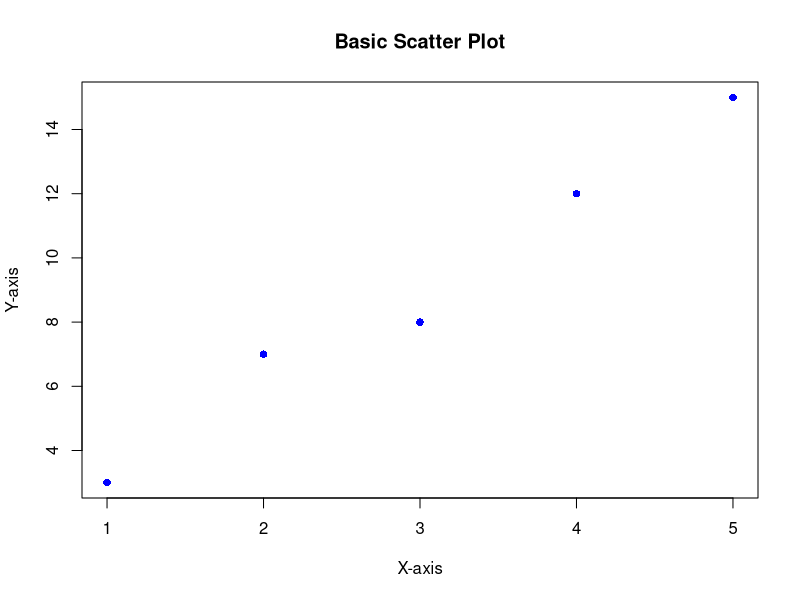
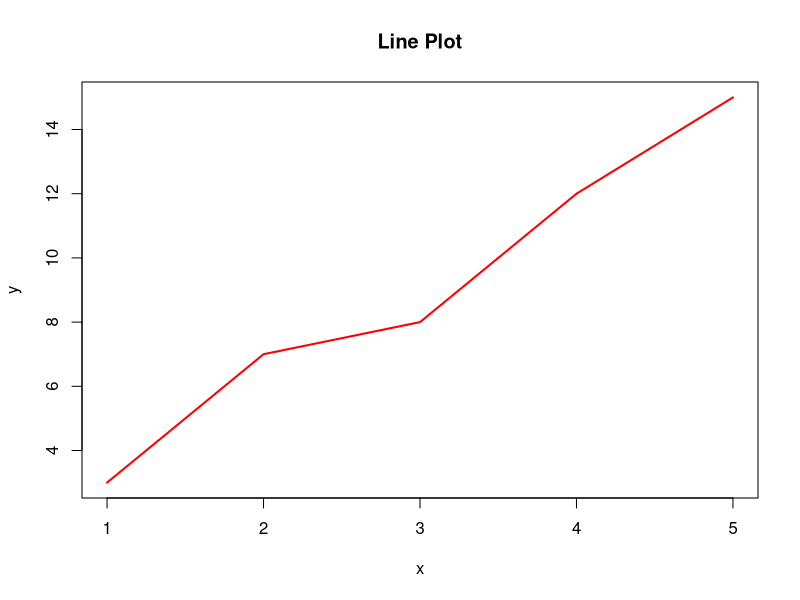
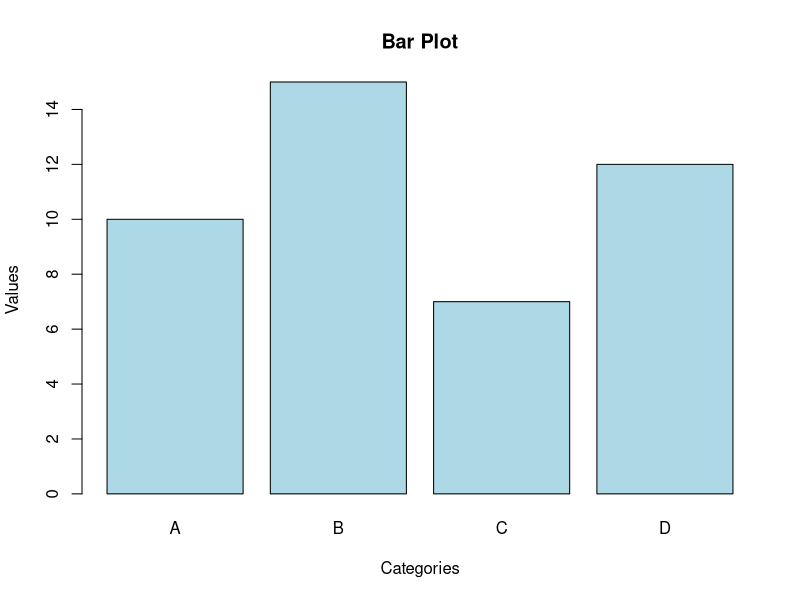
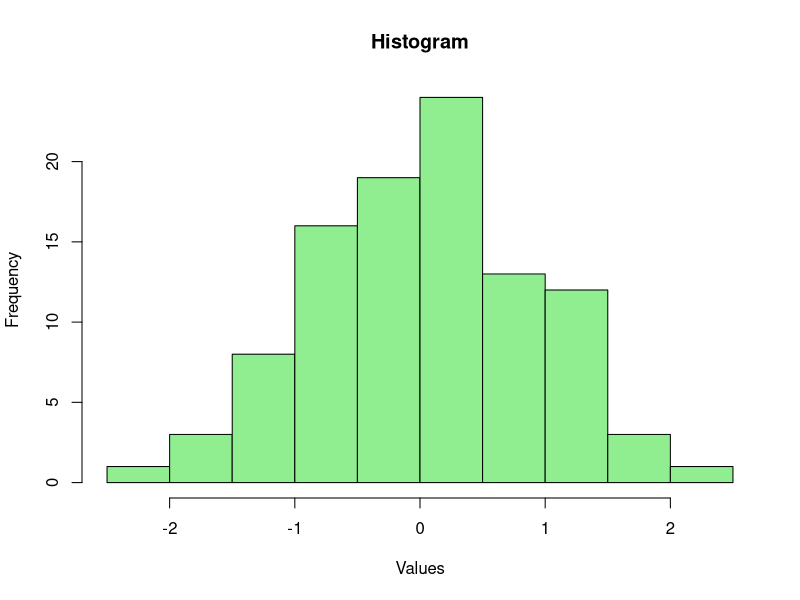
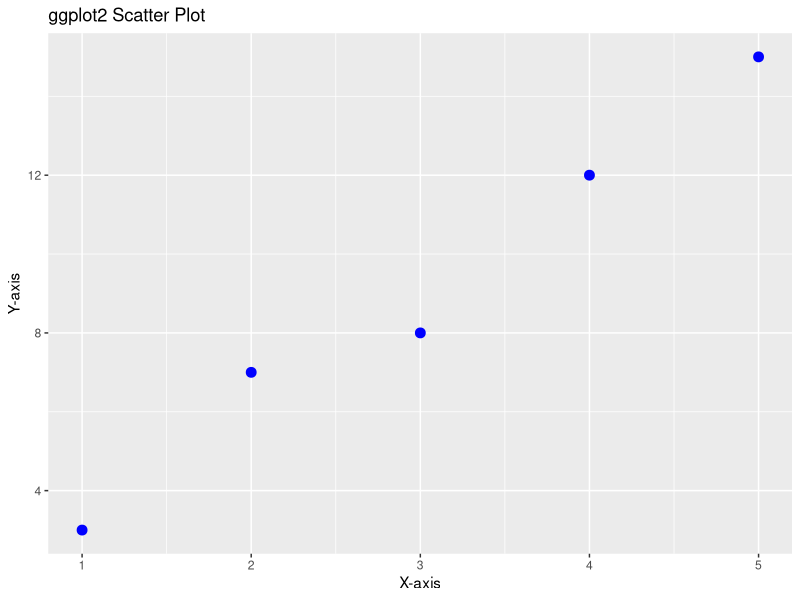
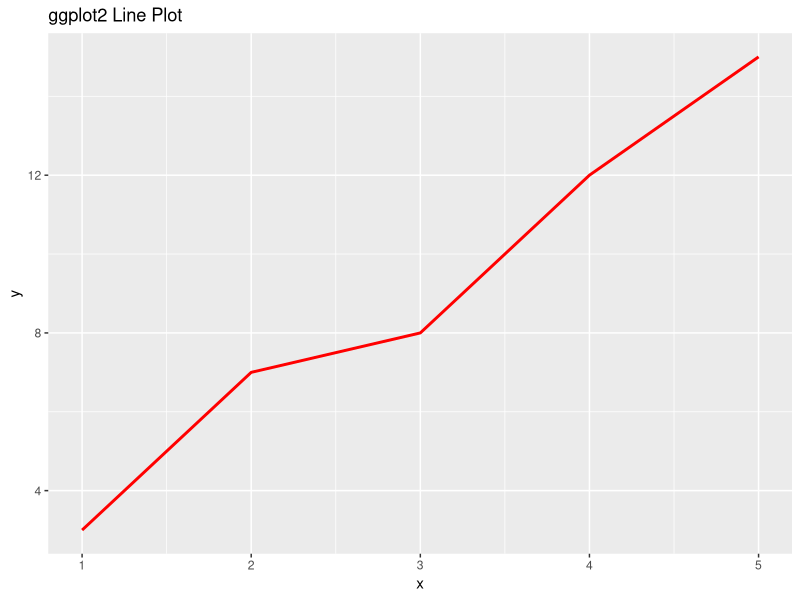
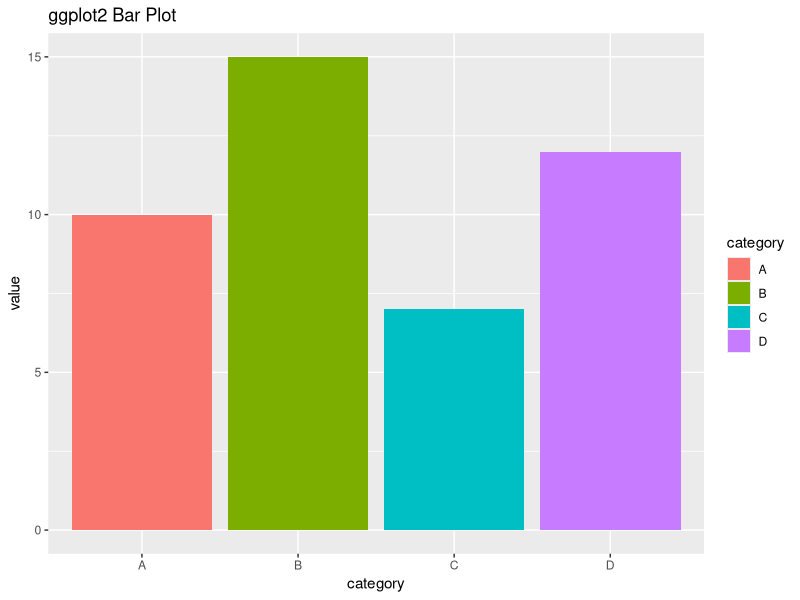
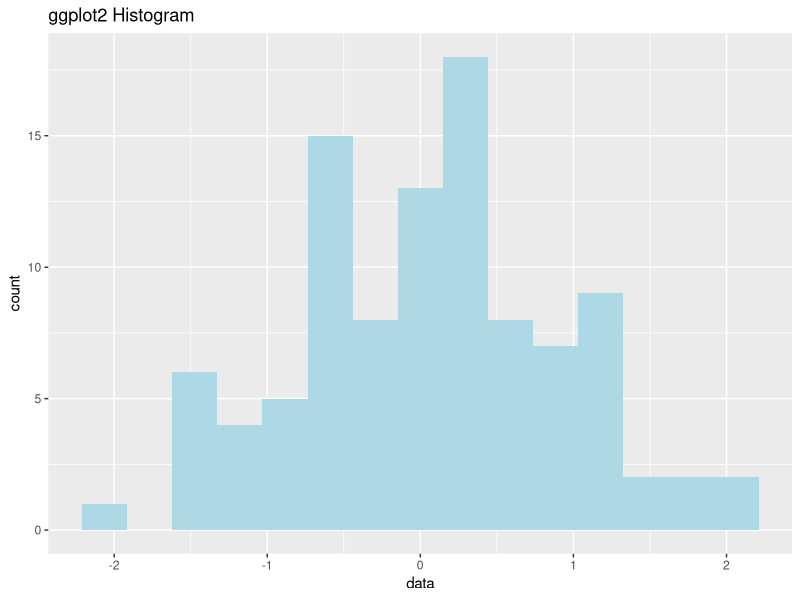

The R source for these figures, in order:
## ---- chunk 1
knitr::opts_chunk$set(echo = TRUE)
knitr::opts_knit$set(root.dir = "/Users/fs61oo/Documents/GitHub/AAU-human-genomics/")
library(ggplot2)
## ---- chunk 2
1 + 3   # Addition
9 - 3   # Subtraction
4 * 9   # Multiplication
20 / 5  # Division
## ---- chunk 3
4 / 2^2 + 2 * 2
## ---- chunk 4
(((4/2)^2)+2)*2
## ---- chunk 5
my_numbers <- c(1, 2, 3, 4, 5)
## ---- chunk 6
print(my_numbers)  # Outputs: 1 2 3 4 5
## ---- chunk 7
x <- 10  # Assigns the value 10 to the object named 'x'
y = 20   # Assigns the value 20 to the object named 'y' (alternative syntax)
## ---- chunk 8
vec <- c(1, 2, 3)               # Vector
mat <- matrix(1:9, nrow=3)      # Matrix
df <- data.frame(a=1:3, b=4:6)  # Data Frame
lst <- list(name="Alice", age=25, scores=c(80, 90, 85))  # List
## ---- chunk 9
my_numbers <- c(10, 20, 30)  # Redefining the object with new values
rm(my_numbers)               # Deleting the object
## ---- chunk 10
c(1,2,3,4,5,6,7,8,9,10)
## ---- chunk 11
1:10
## ---- chunk 12
seq(from=1, to=10, by=1)
## ---- chunk 13
seq(from = 1, to = 10, by = 2)
## ---- chunk 14
x <- 1:10

x*2
## ---- chunk 15
education <- factor(c("High School", "Bachelor", "Master", "PhD", "Bachelor"),
                    levels = c("High School", "Bachelor", "Master", "PhD"))

# Print the factor and check its levels
print(education)
levels(education)
## ---- chunk 16
satisfaction <- factor(c("Low", "Medium", "High", "Medium", "Low"),
                       levels = c("Low", "Medium", "High"),
                       ordered = TRUE)

print(satisfaction)
## ---- chunk 17
m <- matrix(1:9, nrow = 3, ncol = 3)

# Access element in the 2nd row, 3rd column
m[2, 3]  # 6

# Access entire 1st row
m[1, ]  # 1 4 7

# Access entire 2nd column
m[, 2]  # 4 5 6
## ---- chunk 18
df <- data.frame(Name = c("Alice", "Bob"), Age = c(25, 30), Score = c(95.5, 89))
class(df)  # "data.frame"
## ---- chunk 19
df <- data.frame(Name = c("Alice", "Bob"), Age = c(25, 30), Score = c(95, 85))

# Access a single column by name
df$Age  # 25 30

# Access the first row, second column
df[1, 2]  # 25

# Access all rows for 'Score' column
df[, "Score"]  # 95 85

# Filter rows based on condition
df[df$Age > 26, ]  # Returns Bob's data
## ---- chunk 20
lst <- list(name = "Alice", age = 25, scores = c(90, 80, 85))

# Access by index
lst[[1]]  # "Alice"

# Access by name
lst$age  # 25

# Access nested elements
lst$scores[2]  # 80
## ---- chunk 21
a <- array(1:12, dim = c(2, 3, 2))

# Access element from the 1st row, 2nd column, 1st matrix
a[1, 2, 1]  # 3

# Access the entire 2nd matrix
a[ , , 2]
## ---- chunk 22
# Create a 3x3 matrix with numbers 1 to 9
m <- matrix(1:9, nrow = 3, ncol = 3)

# Print the matrix
print(m)
## ---- chunk 23
# Element-wise division
m / 2  
## ---- chunk 24
v <- c(1, 2, 3)

# Add vector to each column 
m + v  

# Multiply vector with each row
m * v
## ---- chunk 25
A <- matrix(1:4, nrow = 2)
B <- matrix(5:8, nrow = 2)

# Matrix addition
A + B  
## ---- chunk 26
A <- matrix(1:4,ncol=2,nrow=2,byrow=T)
print(A)

A*A
## ---- chunk 27
A%*%A
## ---- chunk 28
t(A)
## ---- chunk 29
# Determinant of matrix A
det(A)  

# Inverse of matrix A
solve(A)  
## ---- chunk 30
# Sum of each row
rowSums(m)

# Sum of each column
colSums(m)
## ---- chunk 31
# Calculate maximum value in each row
apply(m, 1, max)

# Calculate sum of each column
apply(m, 2, sum)
## ---- chunk 32
y <- c(173, 184, 168, 177,187) # vector of observations
n <- length(y)                 # store how many observations we have
## ---- chunk 33
# Calculate mean
mean_value <- mean(y)
print(mean_value)
## ---- chunk 34
calculate_mean <- function(x) {
  sum(x) / length(x)
}

# Test the function
calculate_mean(y)
## ---- chunk 35
sum((y - mean(y))^2) / (n - 1)
## ---- chunk 36
var(y)
## ---- chunk 37
# Sample data
x <- c(1, 2, 3, 4, 5)
y <- c(3, 7, 8, 12, 15)

# Create a scatter plot
plot(x, y, 
     main = "Basic Scatter Plot", 
     xlab = "X-axis", 
     ylab = "Y-axis", 
     col = "blue", 
     pch = 16)
## ---- chunk 38
plot(x, y, type = "l", col = "red", lwd = 2, main = "Line Plot")
## ---- chunk 39
# Sample data
categories <- c("A", "B", "C", "D")
values <- c(10, 15, 7, 12)

# Create a bar plot
barplot(values, 
        names.arg = categories, 
        col = "lightblue", 
        main = "Bar Plot", 
        xlab = "Categories", 
        ylab = "Values")
## ---- chunk 40
# Generate random data
data <- rnorm(100)

# Create a histogram
hist(data, 
     col = "lightgreen", 
     main = "Histogram", 
     xlab = "Values", 
     breaks = 10)
## ---- chunk 41
# Sample data
df <- data.frame(x = 1:5, y = c(3, 7, 8, 12, 15))

# Create a scatter plot
ggplot(df, aes(x = x, y = y)) +
  geom_point(color = "blue", size = 3) +
  ggtitle("ggplot2 Scatter Plot") +
  xlab("X-axis") + 
  ylab("Y-axis")
## ---- chunk 42
ggplot(df, aes(x = x, y = y)) +
  geom_line(color = "red", size = 1) +
  ggtitle("ggplot2 Line Plot")
## ---- chunk 43
category_data <- data.frame(category = c("A", "B", "C", "D"),
                            value = c(10, 15, 7, 12))

ggplot(category_data, aes(x = category, y = value, fill = category)) +
  geom_bar(stat = "identity") +
  ggtitle("ggplot2 Bar Plot")
## ---- chunk 44
ggplot(data.frame(data), aes(x = data)) +
  geom_histogram(fill = "lightblue", bins = 15) +
  ggtitle("ggplot2 Histogram")
## ---- chunk 45
ggplot(df, aes(x, y)) +
  geom_point(color = "darkgreen", size = 4) +
  theme_minimal() +
  labs(title = "Customized ggplot2 Plot", x = "X values", y = "Y values")
